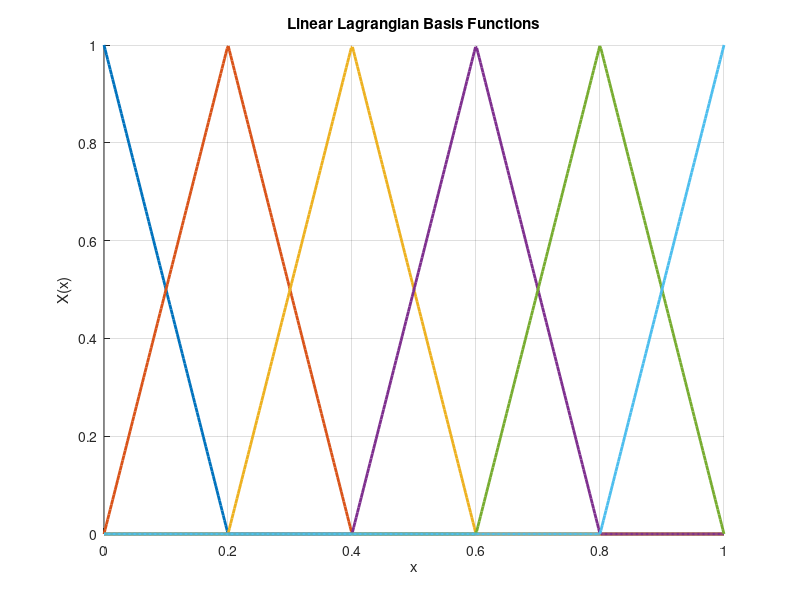

This figure's MATLAB source:
%% Lagrangian Linear Basis Functions
%% Figure 10.1

% Define the mesh
n = 5;               % Number of intervals for the linear basis
x = linspace(0, 1, n+1); % Nodes for linear basis
x_dense = linspace(0, 1, 500); % Dense x values for smooth plotting

% Plot linear basis functions
figure;
hold on;
for i = 1:length(x)
    % Define a linear Lagrangian basis function X_i on interval [0, 1]
    % Each basis function is triangular and centered at one of the nodes in x
    X_linear = max(1 - abs(x_dense - x(i)) / (1/(n)), 0); % Piecewise linear basis
    plot(x_dense, X_linear, 'LineWidth', 2, 'DisplayName', ['Linear Basis ', num2str(i)]);
end
title('Linear Lagrangian Basis Functions');
xlabel('x');
ylabel('X(x)');
grid on;
hold off;

